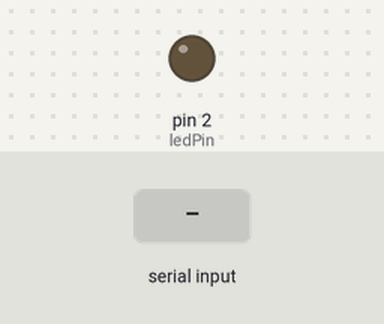
Simulated run of this sketch. Board: Arduino Uno, built with avr-gcc and run on an emulated ATmega328P. Shown: output pins drawn as LEDs (lit = HIGH). The test bench sets the inputs (shaded band).

Above: at 1.2 s.
1.3 s: "ON\n" received over Serial
At 2.5 s:
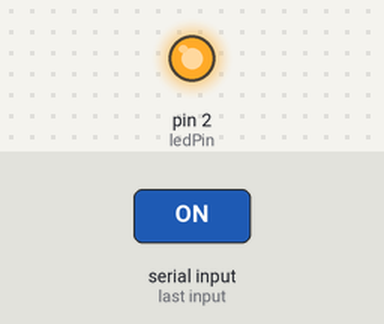
2.8 s: "OFF\n" received over Serial
At 3.6 s:
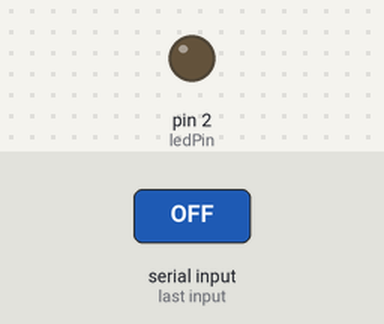
Timing chart, 0 to 5.8 s (numbered marks = the images above; inputs shaded):
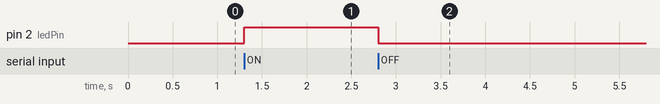

Measured:
- after the input at 1.3 s, pin 2 (ledPin): LOW → HIGH at once
- after the input at 2.8 s, pin 2 (ledPin): HIGH → LOW at once

The sketch:

Task3-2.ino
```cpp
const int ledPin = 2;

void setup() {
  Serial.begin(9600);
  pinMode(ledPin, OUTPUT);
}

void loop() {
  if (Serial.available() > 0) {
    String command = Serial.readStringUntil('\n');
    command.trim();

    if (command == "ON") {
      digitalWrite(ledPin, HIGH);
    } else if (command == "OFF") {
      digitalWrite(ledPin, LOW);
    }
  }
}
```
